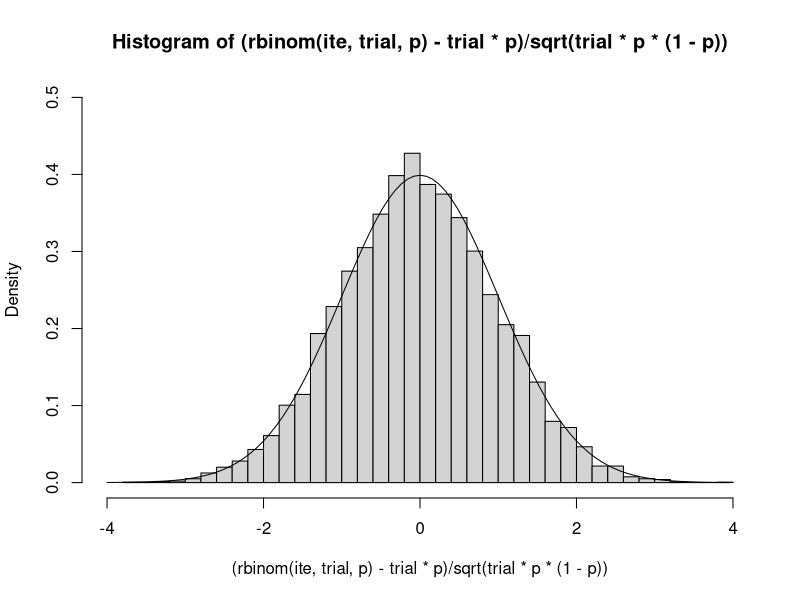

The R source for this figure:
ite <- 10000
trial <- 10000
p <- 0.3
hist( (rbinom(ite,trial,p)-trial*p)/sqrt( trial*p*(1-p) ), breaks="scott" ,freq=F,xlim=c(-4,4),ylim=c(0,0.5))
curve(dnorm(x),add=T)